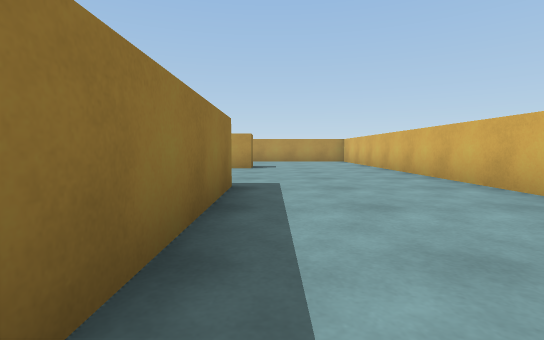
View 1 (above)

16 first-person views from a walk through a Unity game level. The camera is 0.55 m above the floor, tilts 4° down and sees 85° across. The floor is counted in squares, 1 m on a side. Each view is taken from the middle of a square. On the plan, view 1 faces up. The plan holds only what a view shows up to about 9 squares ahead; the rest is blank. Surface patterns are stand-ins for the level's own textures.

View 2
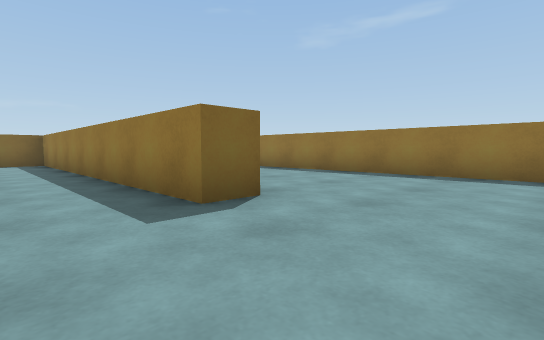

View 3
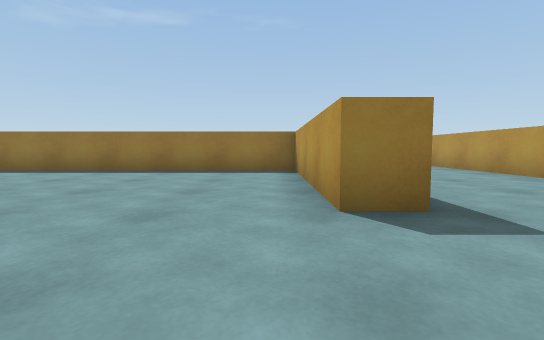

View 4
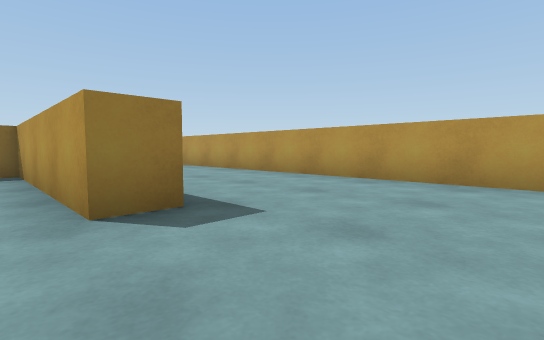

View 5
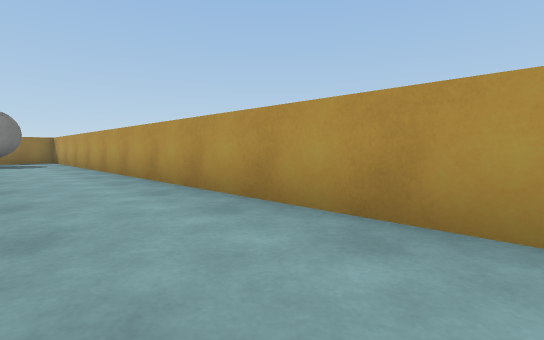

View 6
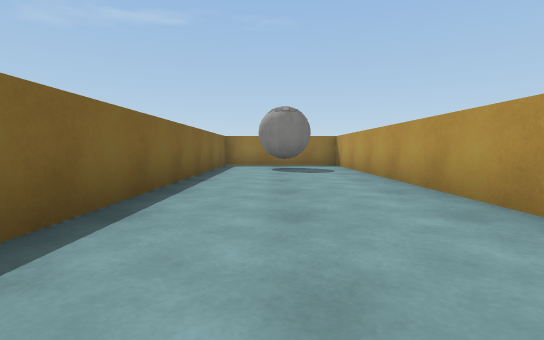

View 7
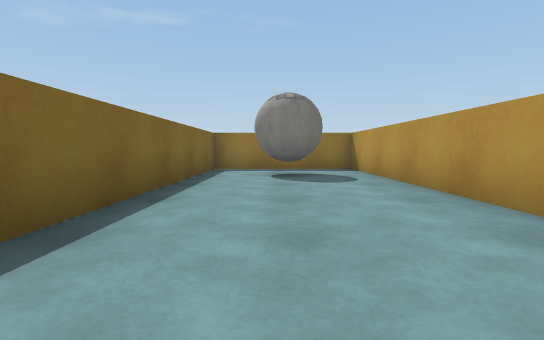

View 8
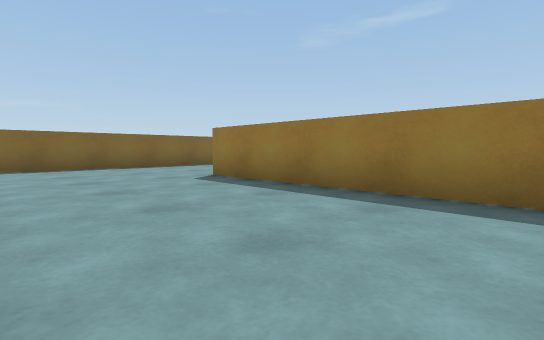

View 9
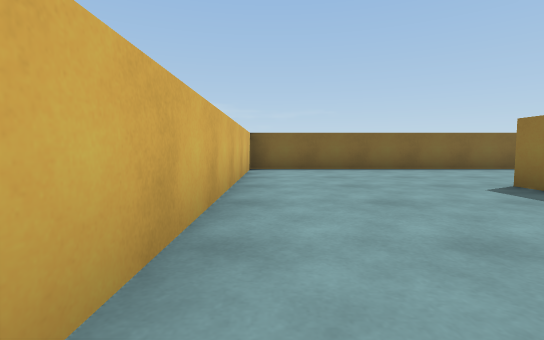

View 10
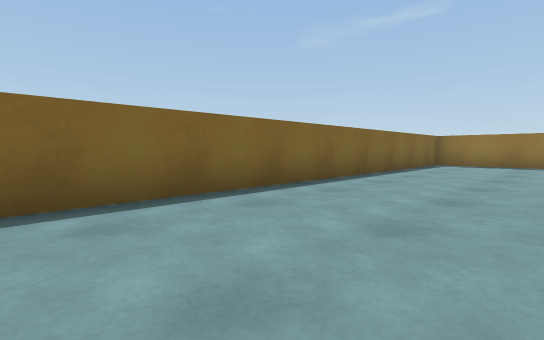

View 11
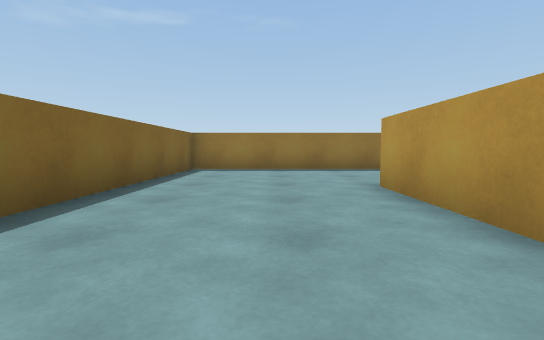

View 12
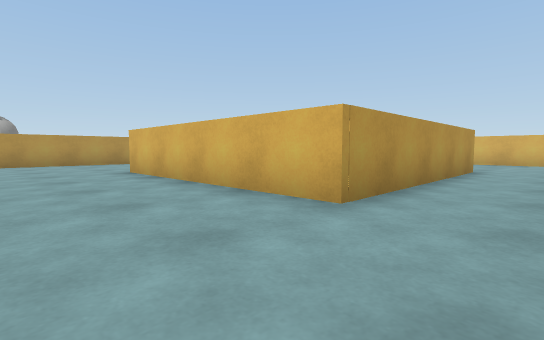

View 13
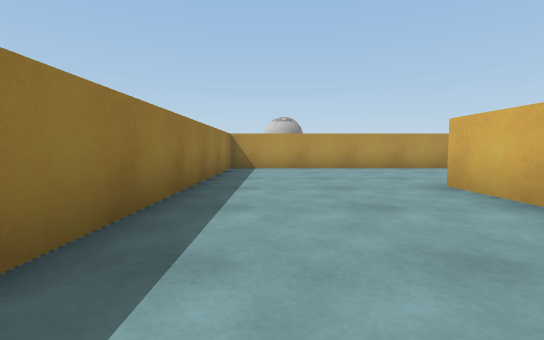

View 14
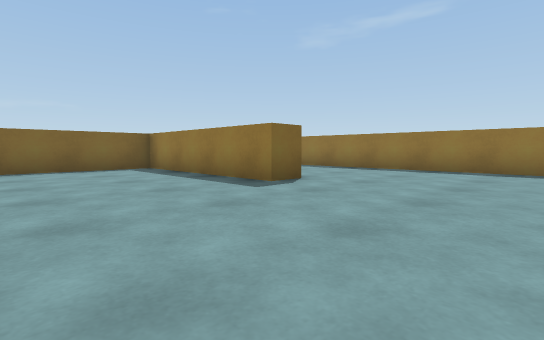

View 15
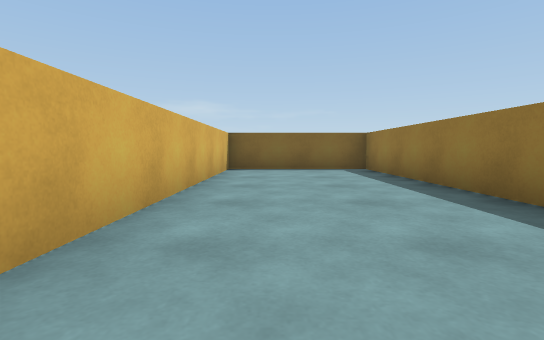

View 16
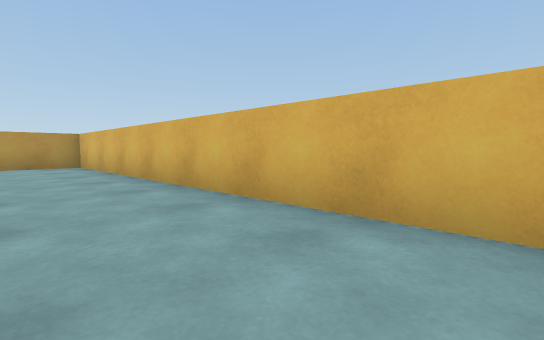

### Floor plan
Points are (right, up) in squares from view 1. A wall is a line through its corners. A room is listed if a view was taken in it or the views show most of it. See-through windows are left out.
Room 1 (views 1, 2, 3, 4, 5, 6, 7, 8, 9, 10, 11, 12, 13, 14, 15, 16)
walls: (-1.5, 4.4) (-0.6, 4.4) (-0.6, -5.2) (3.2, -5.2) (3.2, 13.2) (-15.2, 13.2) (-15.2, 9.4) (-6.6, 9.4); (-8.9, 8.6) (-15.2, 8.6) (-15.2, -5.2) (-1.4, -5.2) (-1.4, 2.4); (-0.6, 9.5) (-0.6, 8.6) (-5.6, 8.6) (-5.6, -1.4) (-11.4, -1.4) (-11.4, 4.4) (-10.6, 4.4) (-10.6, -0.6) (-7.2, -0.6)
objects: white ball (-14, 11) to (-13, 12)

Positions as (right, up) in squares from view 1, and headings:
1: (0, 0), facing up
2: (1, 7), facing down-left
3: (2, 8), facing left
4: (2, 8), facing up-left
5: (-1, 11), facing up-left
6: (-5, 11), facing left
7: (-7, 11), facing left
8: (-2, 4), facing down-left
9: (-2, 3), facing down
10: (-4, -2), facing down-left
11: (-7, -3), facing left
12: (-14, -3), facing up-right
13: (-14, 0), facing up
14: (-7, 8), facing down-left
15: (2, 3), facing down
16: (1, 3), facing up-right
